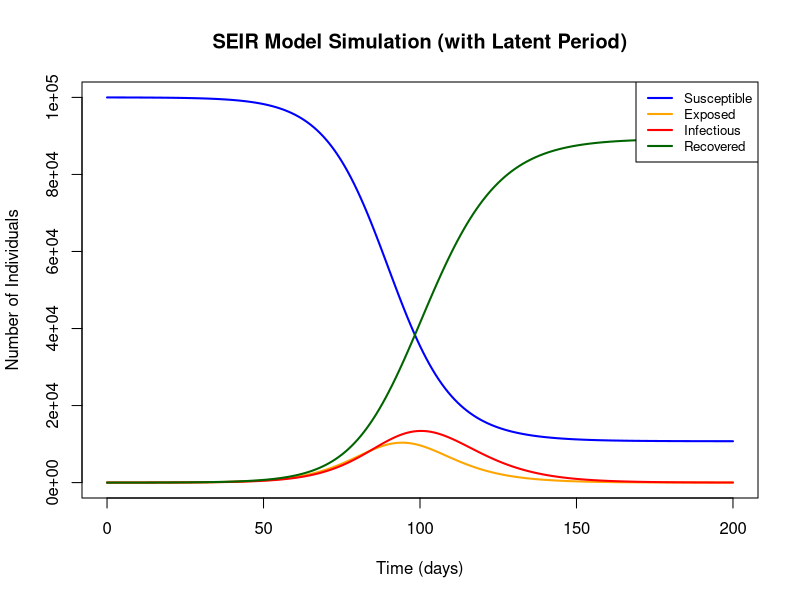

The R source for this figure:
# -------------------------------------------------------------------
#Project: Infectoius Diseases Modeling
#Title: SEIR (Susceptible-Exposed-Infectious-Recovered) Model Simulation in R
##Author: Tesfahun Taddege (Epidemiologist) ----
#Organization: Amhara Public Health Institute, Bahir Dar, Ethiopia ----
#Date: Feb 15, 2023 ----
#Email: ttaddege@gmail.com---
# -------------------------------------------------------------------

# 1. Load the required package
if (!requireNamespace("deSolve", quietly = TRUE)) {
  install.packages("deSolve")
}
library(deSolve)

# 2. Define population and initial conditions
population_seir <- 100000
initial_exposed_seir <- 10 # Start with some exposed individuals
initial_infected_seir <- 0
initial_recovered_seir <- 0
initial_susceptible_seir <- population_seir - initial_exposed_seir

# 3. Define the SEIR model equations
seir_model <- function(time, state, parameters) {
  with(as.list(c(state, parameters)), {
    N <- S + E + I + R # Total population
    
    # Calculate transitions between compartments
    new_infections <- beta * S * I / N
    progression_to_infectious <- sigma * E
    recoveries <- gamma * I
    
    # Differential equations
    dS <- -new_infections
    dE <-  new_infections - progression_to_infectious
    dI <-  progression_to_infectious - recoveries
    dR <-  recoveries
    
    # Return the rates of change
    return(list(c(dS, dE, dI, dR)))
  })
}

# 4. Set model parameters, including the latent period
gamma_seir <- 1/7      # Recovery rate (infectious period of 7 days)
sigma_seir <- 1/5      # Progression rate (latent period of 5 days)
R0_seir <- 2.5         # Basic Reproduction Number
beta_seir <- R0_seir * gamma_seir # Calculate transmission rate

seir_parameters <- c(beta = beta_seir, gamma = gamma_seir, sigma = sigma_seir)

# 5. Set the initial state of the population
seir_initial_state <- c(
  S = initial_susceptible_seir, 
  E = initial_exposed_seir, 
  I = initial_infected_seir, 
  R = initial_recovered_seir
)

# 6. Define the time sequence
times_seir <- seq(from = 0, to = 200, by = 1) # Simulate for 200 days

# 7. Solve the differential equations
seir_output <- as.data.frame(ode(
  y = seir_initial_state, 
  times = times_seir, 
  func = seir_model, 
  parms = seir_parameters
))

# 8. Plot the results and save the file
png("seir_model_plot.png", width = 800, height = 600, res = 100)

plot(seir_output$time, seir_output$S, type = "l", col = "blue", lwd = 2,
     ylim = c(0, population_seir), xlab = "Time (days)", ylab = "Number of Individuals",
     main = "SEIR Model Simulation (with Latent Period)")
lines(seir_output$time, seir_output$E, type = "l", col = "orange", lwd = 2)
lines(seir_output$time, seir_output$I, type = "l", col = "red", lwd = 2)
lines(seir_output$time, seir_output$R, type = "l", col = "darkgreen", lwd = 2)

legend("topright", legend = c("Susceptible", "Exposed", "Infectious", "Recovered"), 
       col = c("blue", "orange", "red", "darkgreen"), lty = 1, lwd = 2, cex = 0.8)

dev.off()

print("SEIR model simulation complete. Plot saved as seir_model_plot.png")
